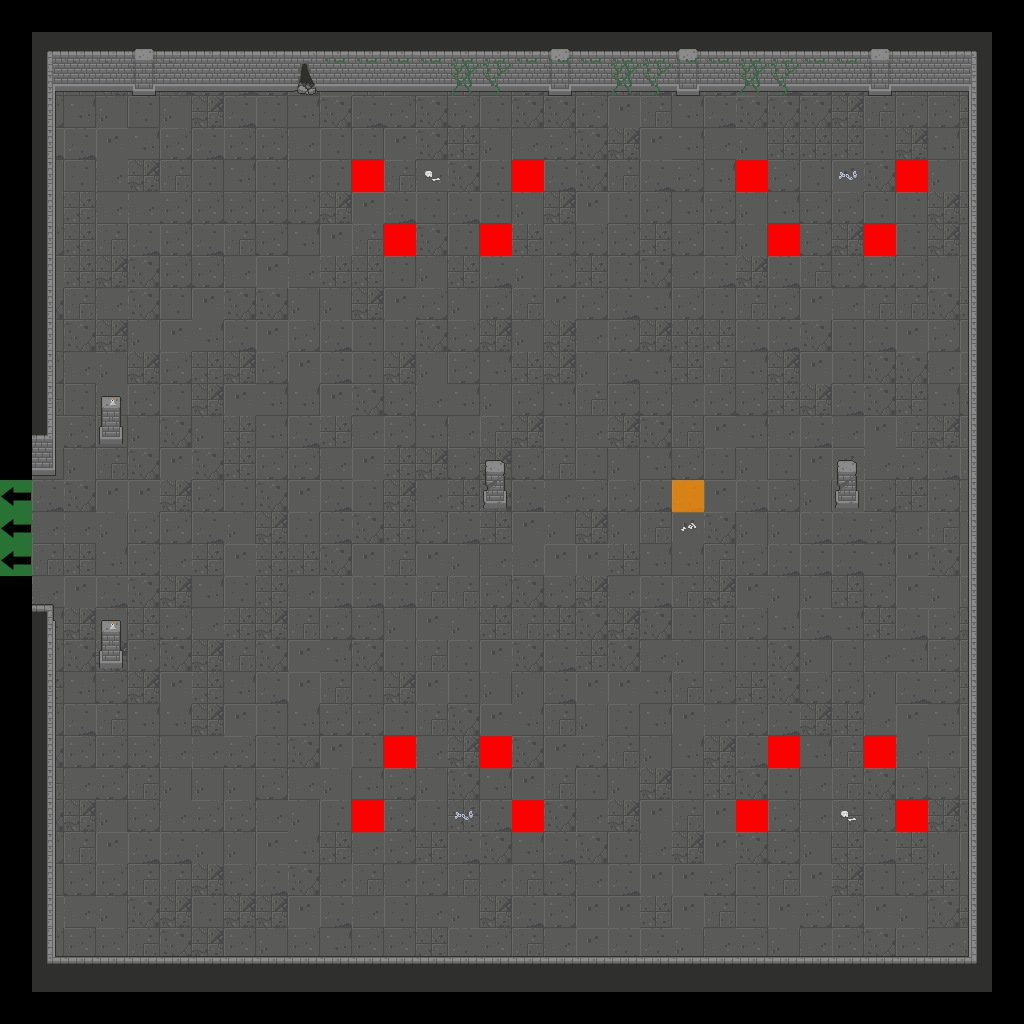

The image is a tile-based game level rendered from a .tmx file. Its description and source (layers, tilesets, objects; grid data summarised) follow:
An orthogonal 32x32 tile map with 32x32 px tiles, 7 tile layers (Floor, Walls, Doors, Pillars, ...), 2 tilesets.

<map version="1.2" tiledversion="2019.04.18" orientation="orthogonal" renderorder="right-down" width="32" height="32" tilewidth="32" tileheight="32" infinite="0" nextlayerid="22" nextobjectid="1">
 <tileset firstgid="1" source="Dungeon_Tileset_2.tsx" />
 <tileset firstgid="321" source="flags.tsx" />
 <layer id="15" name="Floor" width="32" height="32">
  <data>[1024 cells, 900 non-empty, 12 distinct tile ids]</data>
 </layer>
 <layer id="16" name="Walls" width="32" height="32">
  <data>[1024 cells, 173 non-empty, 25 distinct tile ids]</data>
 </layer>
 <layer id="17" name="Doors" width="32" height="32">
  <data>[1024 cells, 0 non-empty, 0 distinct tile ids]</data>
 </layer>
 <layer id="18" name="Pillars" width="32" height="32">
  <data>[1024 cells, 8 non-empty, 4 distinct tile ids]</data>
 </layer>
 <layer id="19" name="Candles" width="32" height="32">
  <data>[1024 cells, 2 non-empty, 1 distinct tile ids]</data>
 </layer>
 <layer id="20" name="Debris" width="32" height="32">
  <data>[1024 cells, 28 non-empty, 7 distinct tile ids]</data>
 </layer>
 <layer id="21" name="Flags" width="32" height="32">
  <data>[1024 cells, 20 non-empty, 3 distinct tile ids]</data>
 </layer>
</map>
